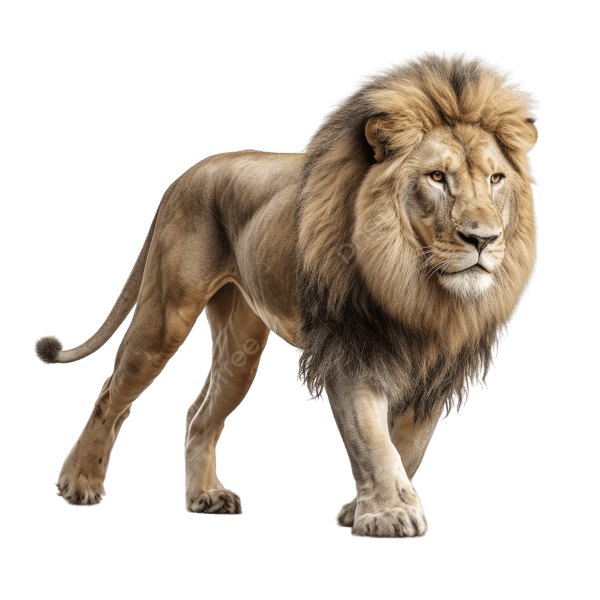
#> input picture image_resizer_python/images/sample1.png, 1200 x 1200 px (shown at 1/2 size); its folder holds 2 pictures in this run
$ python image_resizer.py
#> lines starting #> are read from the running program, lines starting #| are printed output that depends on the picture
import os
from PIL import Image


base_dir = os.path.dirname(os.path.abspath(__file__))
input_folder = os.path.join(base_dir, "images")
output_folder = os.path.join(base_dir, "output")
target_size = (100, 100)
output_format = "JPEG"

def resize_images(input_dir, output_dir, size, img_format):
#> called with input_dir = 'image_resizer_python/images', output_dir = 'image_resizer_python/output', size = (100, 100), img_format = 'JPEG'
    if not os.path.exists(output_dir):
        os.makedirs(output_dir)

    found_images = False
    for filename in os.listdir(input_dir):
        if filename.lower().endswith((".png", ".jpg", ".jpeg", ".bmp", ".gif")):
            found_images = True
            input_path = os.path.join(input_dir, filename)
            img = Image.open(input_path)
#> img is the input picture: PIL image 1200x1200 P; mean R, G, B, A 56.2, 47.9, 39.1, 88.9


            if img_format.upper() == "PNG":
                img_resized = img.resize(size).convert("RGBA")
            else:
                img_resized = img.resize(size).convert("RGB")
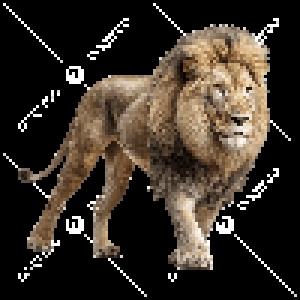
#> img_resized: PIL image 100x100 RGB (shown 3 times larger); mean R, G, B 57.1, 48.8, 39.9


            output_filename = os.path.splitext(filename)[0] + "." + img_format.lower()
            output_path = os.path.join(output_dir, output_filename)
            img_resized.save(output_path, img_format)

            print(f"✅ Resized and saved: {output_filename}")
#> pass 2 of the loop in resize_images, `for filename in os.listdir(input_dir):`:
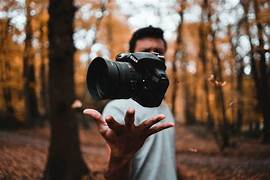
#> input picture image_resizer_python/images/sample2.jpg, 270 x 180 px
#> in resize_images, img is the input picture: PIL image 270x180 RGB; mean R, G, B 104.2, 82.8, 68.7
#> in resize_images, `img_resized = img.resize(size).convert("RGB")`:
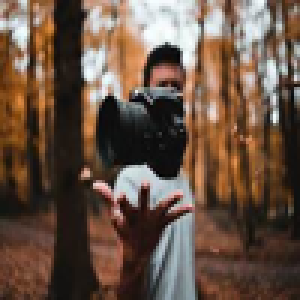
#> img_resized: PIL image 100x100 RGB (shown 3 times larger); mean R, G, B 104.2, 82.8, 68.7

    if not found_images:
        print("⚠️ No valid image files found in the folder.")


resize_images(input_folder, output_folder, target_size, output_format)
